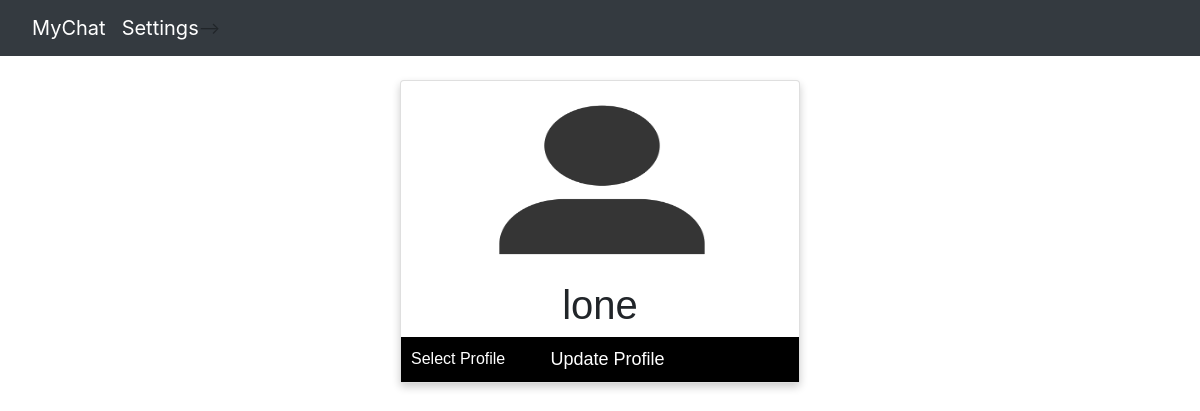
The page /mychat/upload.php (signed in) on the database its author committed.
### tables this page shows
CREATE TABLE `users` (
  `user_id` int(11) NOT NULL,
  `user_name` varchar(100) NOT NULL,
  `user_pass` varchar(100) NOT NULL,
  `user_email` varchar(100) NOT NULL,
  `user_profile` varchar(255) NOT NULL,
  `user_country` text NOT NULL,
  `user_gender` text NOT NULL,
  `forgotten_answer` varchar(100) NOT NULL,
  `log_in` varchar(7) NOT NULL
);

### mychat/upload.php (the view, shortened to what this page needs)
<!DOCTYPE html>
<?php
include("include/connection.php");
include("include/header.php");
if (!isset($_SESSION['user_email'])) {
	header("location: signin.php");
}
else { ?>
<html>
    <head>
        <link rel="stylesheet" href="https://maxcdn.bootstrapcdn.com/bootstrap/4.1.3/css/bootstrap.min.css">
    </head>
    <body>
        <?php
            $user = $_SESSION['user_email'];
            $get_user = "SELECT * FROM users WHERE user_email='$user'";
            $run_user = mysqli_query($con, $get_user);
            $row = mysqli_fetch_array($run_user);
            $user_name = $row['user_name'];
            $user_profile = $row['user_profile'];
            echo "
                <div class='card'>
                    <img src='$user_profile'>
                    <h1>$user_name</h1>
                    <form method='post' enctype='multipart/form-data'>
                        <label id='update_profile'><i class='fa fa-circle-o' aria-hidden='true'></i>Select Profile
                        <input type='file' name='u_image' size='60'>
                        </label>
                        <button id='button_profile' name='update'>&nbsp&nbsp&nbsp<i class='fa fa-heart' aria-hidden='true'></i>Update Profile</button>
                    </form>
                </div><br><br>
            ";
        ?>
    </body>
</html>
<?php } ?>

### mychat/upload.php (style rules this page uses)
.card { box-shadow: 0 4px 8px 0 rgba(0, 0, 0, 0.2); max-width: 400px; margin: auto; text-align: center; font-family: arial; }
.card img { height: 200px; }
button { border: none; outline: 0; display: inline-block; padding: 9px; color: white; background-color: #000; text-align: center; cursor: pointer; width: 100%; font-size: 18px; }
#update_profile { position: absolute; cursor: pointer; padding: 10px; border-radius: 4px; color: white; background-color: #000; }
label { padding: 7px; display: table; color: #fff; }

### rows shown on the page
users: user_profile (picture), user_name "lone"
